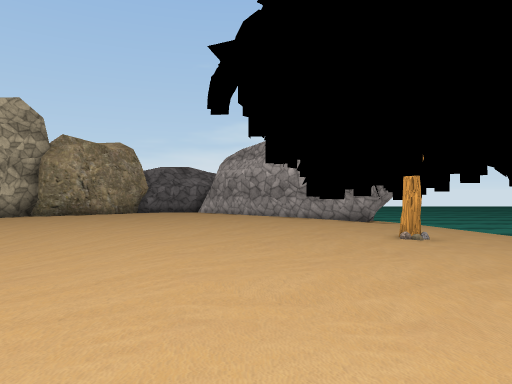
view 1 (above)

24 first-person views from a walk through a 3-D level made in the Unity game engine. The camera is 1.4 m above the floor, looks level and sees 70° across. The floor is counted in squares, 2 m on a side. Each view is taken from the middle of a square. On the plan, view 1 faces up. The plan holds only what a view shows up to about 11 squares ahead; the rest is blank. The place goes on beyond the plan. The player character is not drawn. Some surface patterns are stand-ins.

view 2
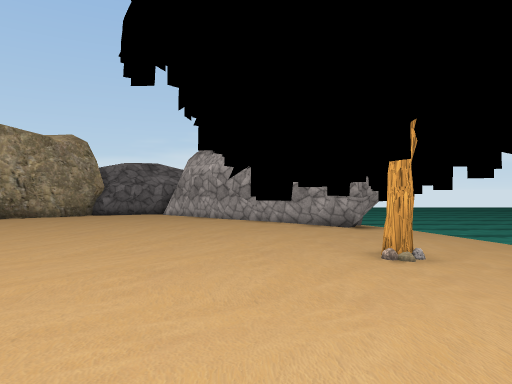

view 3
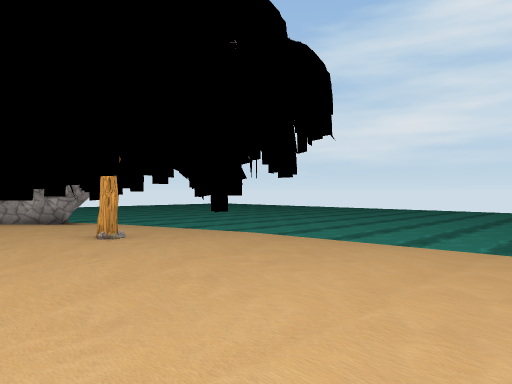

view 4
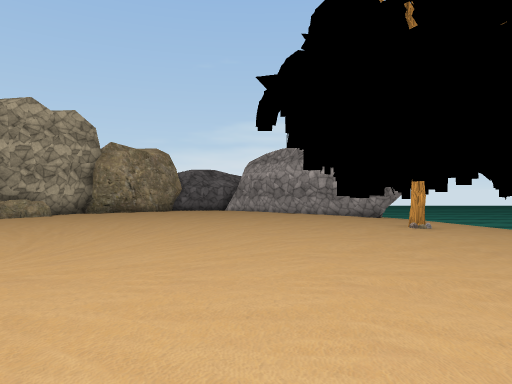

view 5
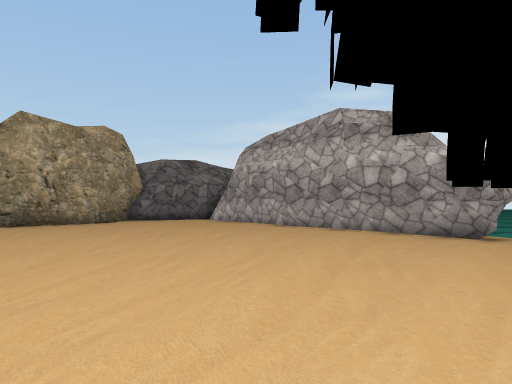

view 6
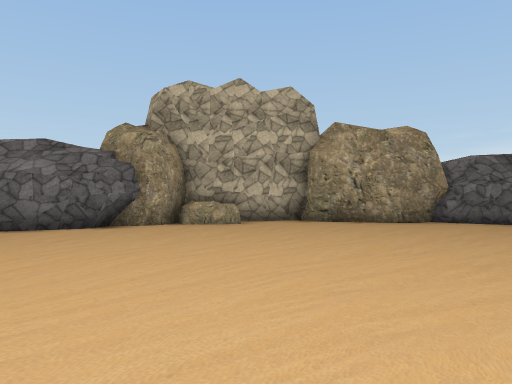

view 7
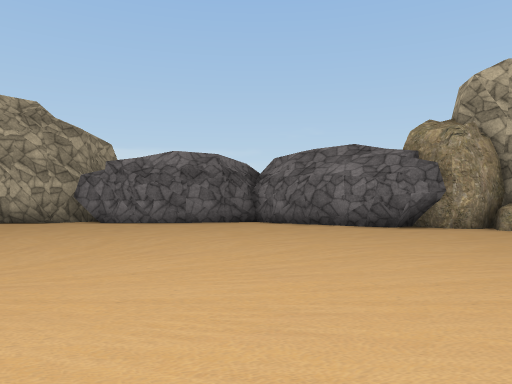

view 8
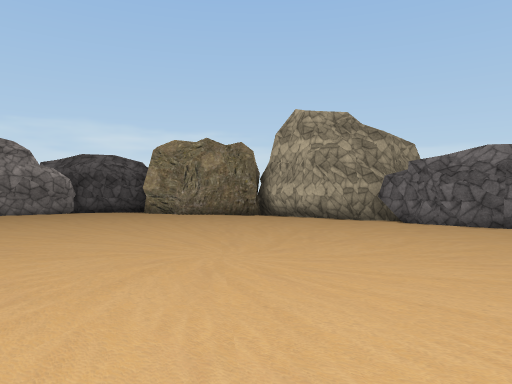

view 9
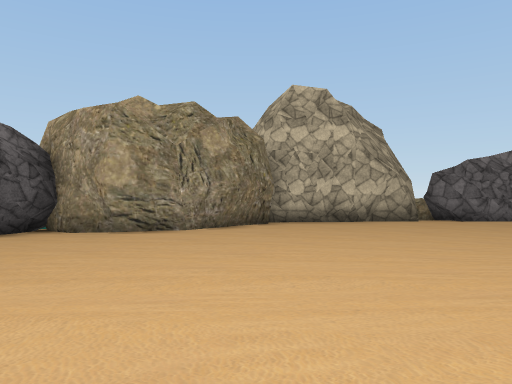

view 10
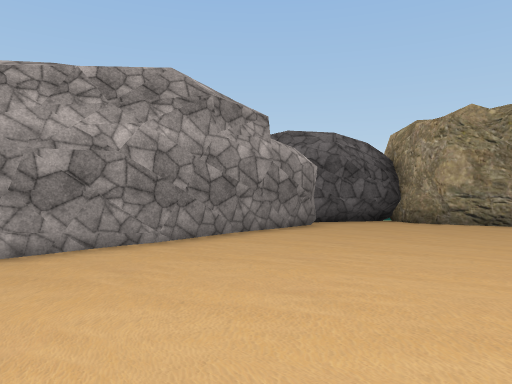

view 11
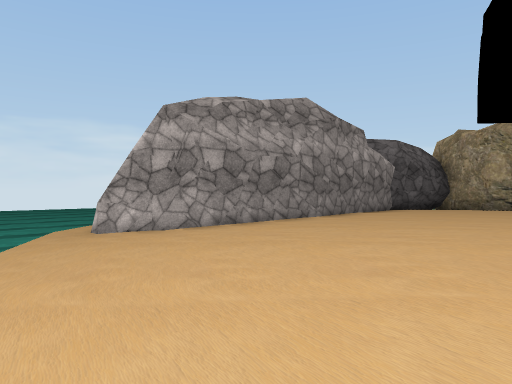

view 12
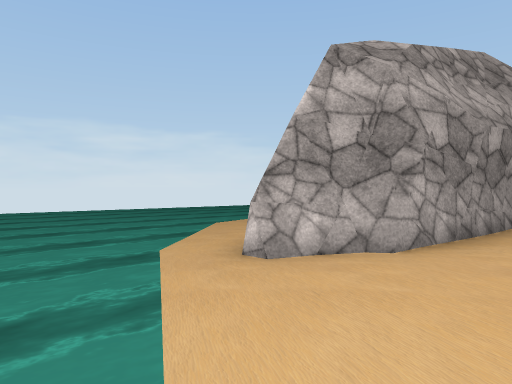

view 13
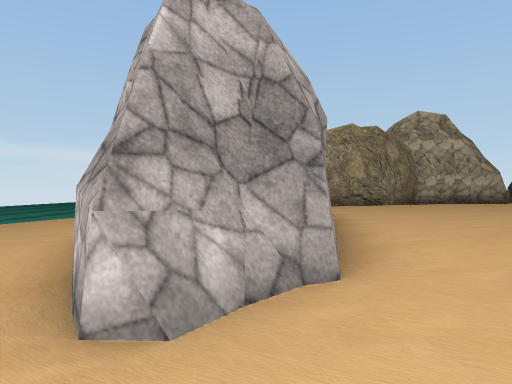

view 14
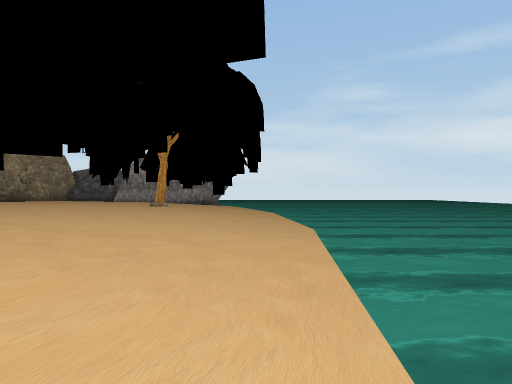

view 15
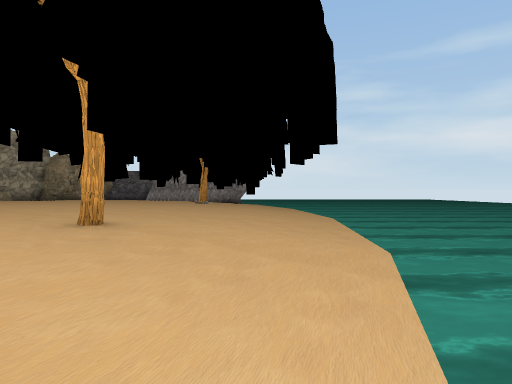

view 16
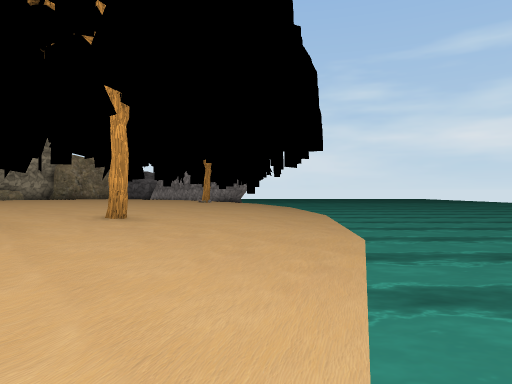

view 17
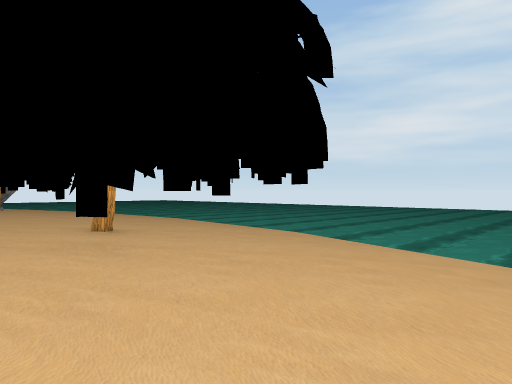

view 18
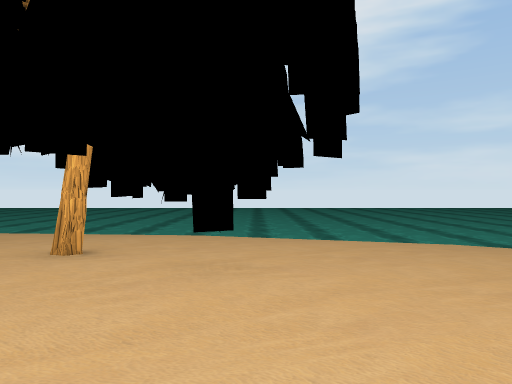

view 19
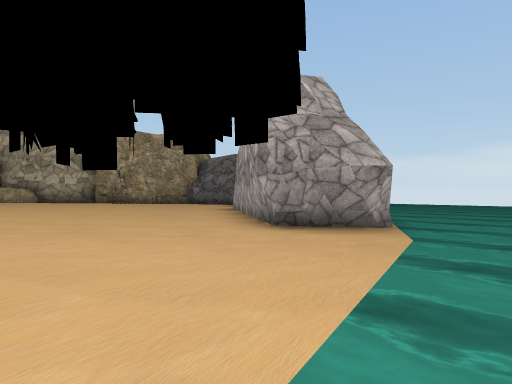

view 20
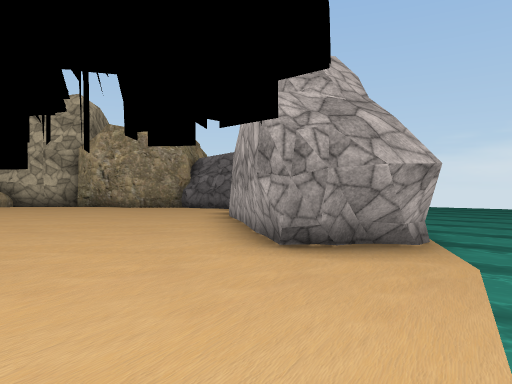

view 21
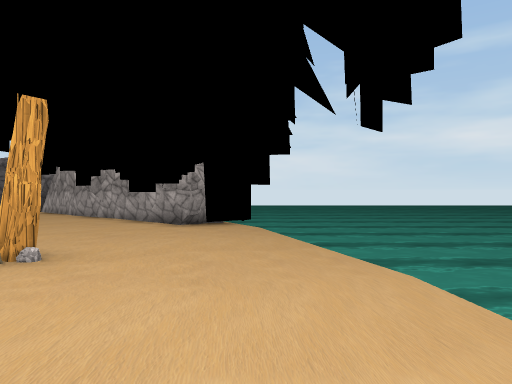

view 22
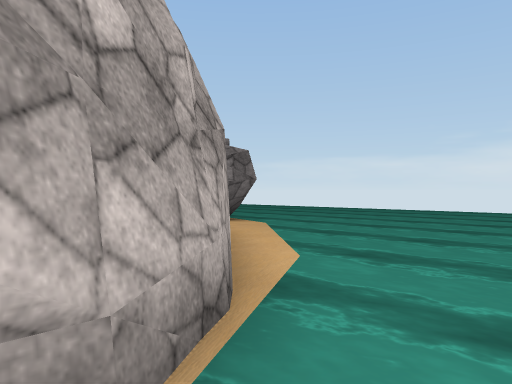

view 23
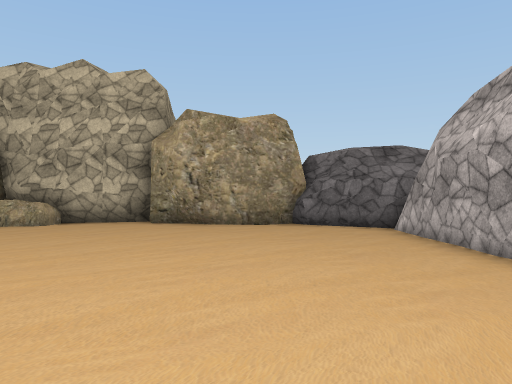

view 24
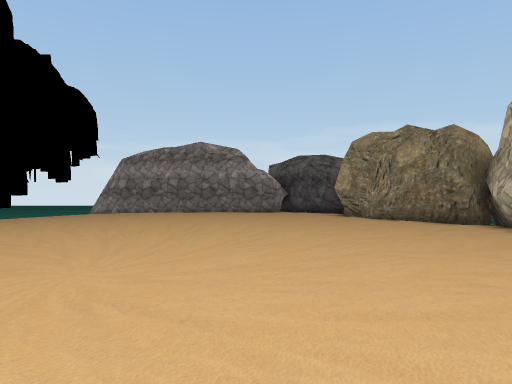

### Floor plan
Key: @ floor where view 1 was taken; # wall or solid block; x gap in a wall; . main floor; - floor 0.25 m lower than the main floor; _ floor 0.5 m lower than the main floor; < floor 0.75 m lower than the main floor; / step, stairs or slope; = window, fence, low wall or low ledge; ~ water the walk can cross; ≈ water the walk keeps out of.
Columns run from 12 left of view 1 to 11 right of it. Each row starts with its distance up from view 1.
 24              ===
 23             ====
 22            =====
 21          ~  ≈===
 20          ~~~~===
 19            ~~~#==
 18            #<~~===
 17             _<~~==
 16        #####  <~#=
 15       ##---#  #<~=
 14       #----## ##~ =
 13     ###-----#####~======
 12    ##---------###<#=====
 11    #---....----##<~====
 10   ###-......----_/~===
  9   ##-........---_/~#==
  8   ##-........--#-_/~=
  7   ##..........-x-#_~=
  6  ##-.........#x###_~~=
  5 ##-............-#_/~~==
  4 #--............--_/~~===
  3 #--............---/~~===
  2 ##-............---//~===
  1  #-............---//~===
  0 ##-.........@..---//~===
 -1 #--............---/~~===
 -2 ##-...........# -_/~~==
 -3  #-...........##-_/~~=
 -4  #--..........##-#_~~=
 -5 ##--.........##- _/~===
 -6 ###--........-- -//~====
 -7 ####-........---_/~~====
 -8    #--......----_/~=====
 -9    ##--....----__/~==
-10    #-----------__<#==
-11    ##-######--__<~===
-12     ###    ####_~  ==
-13              ##<~   =
-14             __<~
-15          ____<~~=
-16         ____<~~=
-17       ~<<<<~~~#=
-18      ~~~~ ~~~===
-19      ≈      ≈===
-20             ====
-21              ===
-22               =

Where each view was taken, in squares from view 1:
view 1: 0 up, 0 right, facing up
view 2: 2 up, 1 right, facing up
view 3: 0 up, 0 right, facing up-right
view 4: 2 down, 1 left, facing up
view 5: 4 up, 1 left, facing up
view 6: 4 up, 1 left, facing up-left
view 7: 4 up, 1 left, facing left
view 8: 4 up, 1 left, facing down-left
view 9: 6 down, 1 left, facing left
view 10: 6 down, 1 right, facing down-left
view 11: 6 down, 5 right, facing down-left
view 12: 10 down, 5 right, facing down-left
view 13: 12 down, 4 right, facing left
view 14: 6 down, 6 right, facing up
view 15: 9 down, 5 right, facing up
view 16: 10 down, 5 right, facing up
view 17: 10 down, 0 right, facing up-right
view 18: 6 down, 2 left, facing right
view 19: 7 up, 7 right, facing up-left
view 20: 8 up, 6 right, facing up-left
view 21: 3 up, 5 right, facing up
view 22: 13 up, 5 right, facing up-left
view 23: 8 up, 1 right, facing up-left
view 24: 4 up, 5 left, facing down
